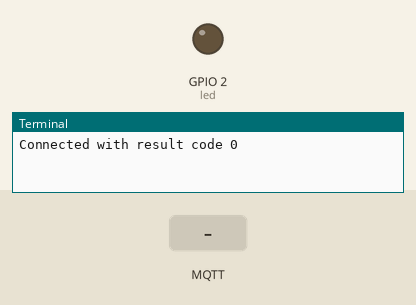
The program below on a simulated Raspberry Pi (BCM pin numbers). Shown: output pins drawn as LEDs (lit = HIGH), the last lines printed to the terminal. The test bench sets the inputs (shaded band). No MQTT or app messages arrive unless stated.

Above: at 1.3 s.
1.4 s: MQTT message "on" arrives on the first subscribed topic
At 2.2 s:
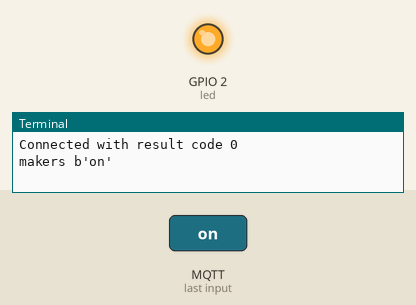
2.9 s: MQTT message "off" arrives on the first subscribed topic
At 3.3 s:
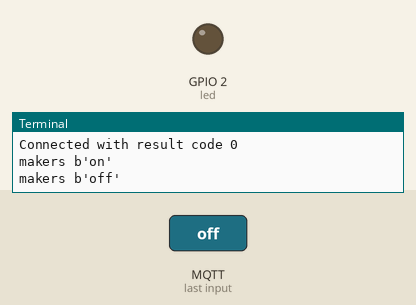
Timing chart, 0 to 5.9 s (numbered marks = the images above; inputs shaded):
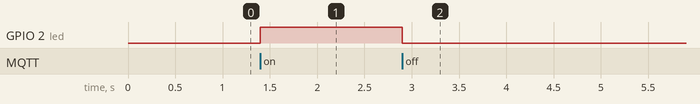

Measured:
- after the input at 1.4 s, GPIO 2 (led): LOW → HIGH at once
- after the input at 2.9 s, GPIO 2 (led): HIGH → LOW at once

The program:

MQTTSUB.py
```python
import paho.mqtt.client as mqtt
from gpiozero import LED

led = LED(2)

# The callback for when the client receives a CONNACK response from the server.
def on_connect(client, userdata, flags, rc):
    print("Connected with result code "+str(rc))

    # Subscribing in on_connect() means that if we lose the connection and
    # reconnect then subscriptions will be renewed.
    client.subscribe("makers")

# The callback for when a PUBLISH message is received from the server.
def on_message(client, userdata, msg):
    print(msg.topic+" "+str(msg.payload))
    if(msg.payload.decode()=="on"): led.on()
    elif(msg.payload.decode()=="off"): led.off()


client = mqtt.Client()
client.on_connect = on_connect
client.on_message = on_message

client.connect("eclipse.usc.edu", 1883, 60)

# Blocking call that processes network traffic, dispatches callbacks and
# handles reconnecting.
# Other loop*() functions are available that give a threaded interface and a
# manual interface.
client.loop_forever()
```
